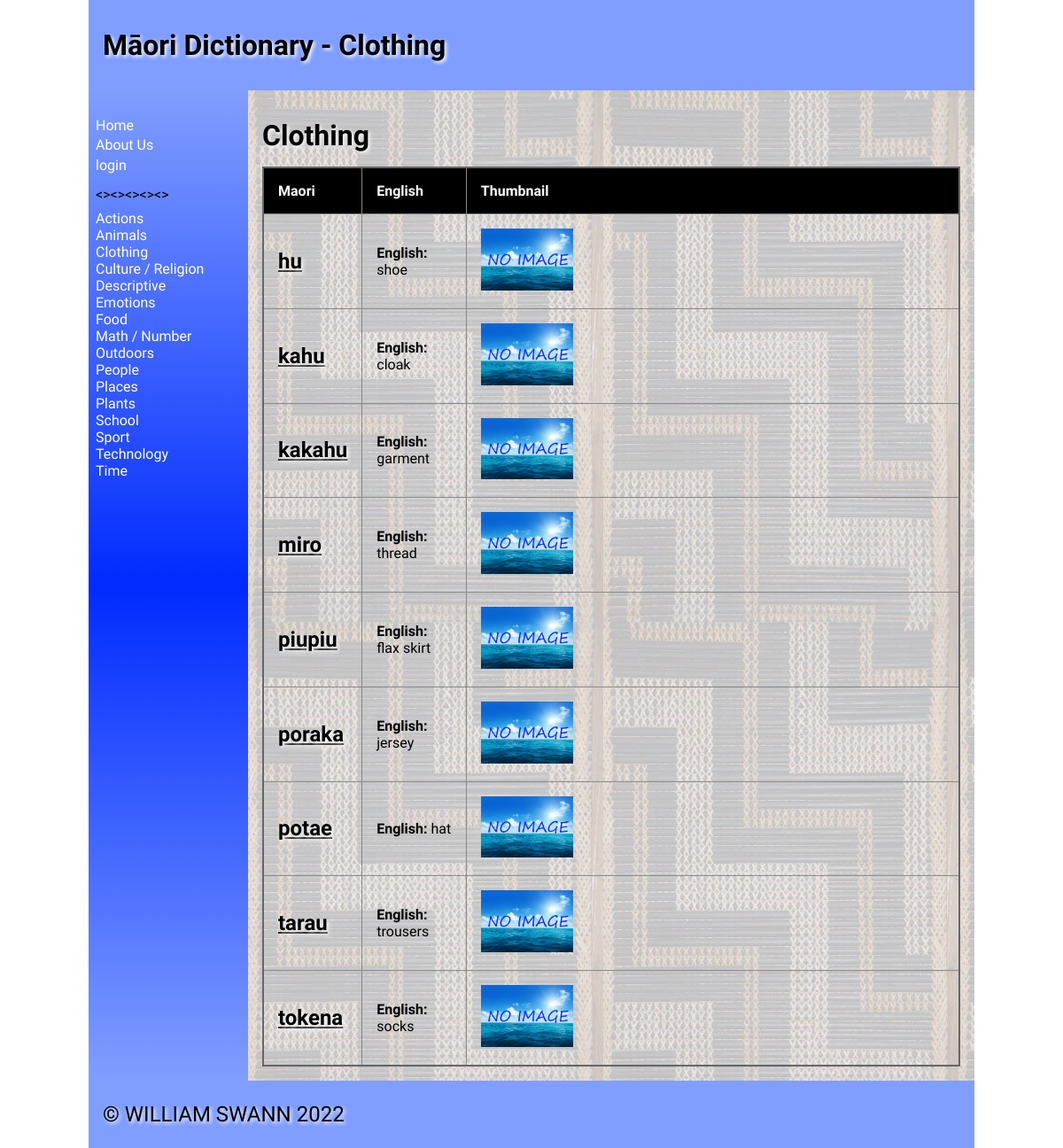
Before: /catagories/3 with the older database file.
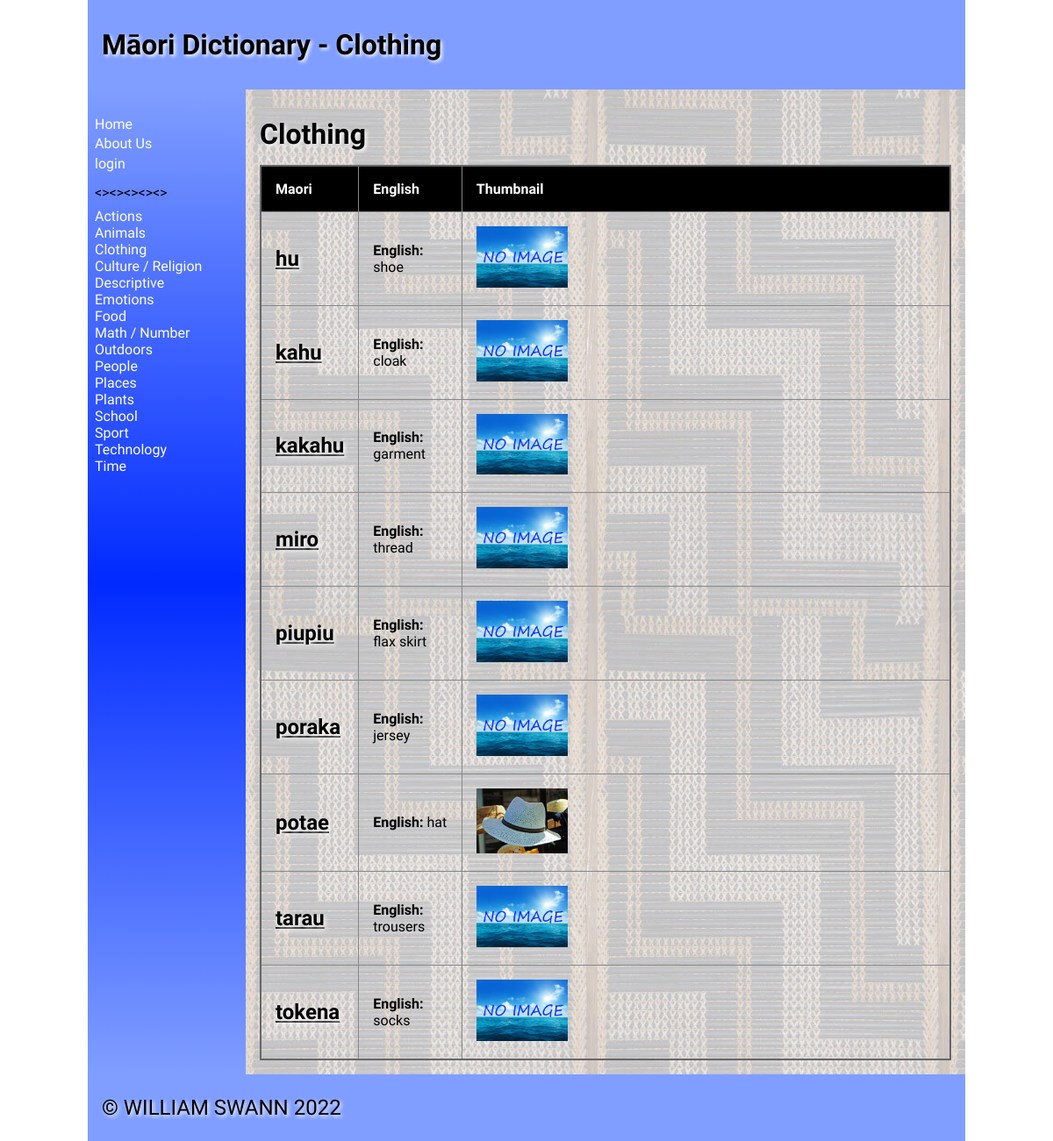
After: the same page with the newer database file.
### tables this page shows
CREATE TABLE "catalist"
(
	catali varchar(30),
	cata_id integer
		constraint catalist_pk
			primary key autoincrement
		constraint catalist_product_cata_id_fk
			references product (cata_id)
);

CREATE TABLE "product"
(
    name_id    integer
        constraint product_pk
            primary key autoincrement,
    name       varchar(30),
    english    varchar(30),
    category   varchar(100),
    definition varchar(300),
    level      integer,
    image      varchar(100),
    cata_id    integer,
    date_time  vatchar(100),
    edited_by  varchar(30)
);

### app.py (the view)
@app.route("/catagories/<cata_id>", methods=["GET", "POST"])  # displays the words in the category selected by the user
def render_catagories(cata_id):
    cata_list = sidenav1()  # showing categories
    con = create_connection(DB_NAME)
    query = """SELECT name_id, name,
    english, cata_id, definition, level, image FROM product WHERE cata_id=? ORDER BY name, english"""
    cur = con.cursor()
    cur.execute(query, (cata_id,))
    maori_list = cur.fetchall()  # putting the words into a list
    con = create_connection(DB_NAME)
    query = """SELECT cata_id, catali FROM catalist WHERE cata_id=?"""  # finding the category name and info
    cur = con.cursor()
    cur.execute(query, (cata_id,))
    cata_names_list = cur.fetchall()  # putting names into list
    con.close()
    return render_template("catagories.html", cata_names_list=cata_names_list, catagories=cata_list, maori=maori_list,
                           logged_in=is_logged_in(), teacher=is_teacher())

### app.py (called while the page is built)
def create_connection(db_file):  # connect to the database
    try:
        connection = sqlite3.connect(db_file)
        return connection
    except Error as e:
        print(e)
    return None

def sidenav1():  # this function grabs all of the items from the product table and puts them into a list for the sidenav
    con = create_connection(DB_NAME)
    query = """SELECT cata_id, catali FROM catalist ORDER BY catali"""
    cur = con.cursor()
    cur.execute(query)
    cata_list = cur.fetchall()
    con.commit()
    con.close()
    return cata_list

def is_logged_in():  # checking session for email to determine if a user is logged in
    if session.get("email") is None:
        print("not logged in")
        return False
    else:
        print("logged in")
        return True

def is_teacher():  # checking session for email to determine if the user is a teacher
    if session.get("teacher") == "on":
        print("is Teacher")
        return True
    else:
        print("not Teacher")
        return False

### templates/catagories.html (shortened to what this page needs)
{% extends 'base1.html' %}
{% block heading %} - {{ cata_names_list[0][1] }}{% endblock %}
{% block main %}
        <h1>{{ cata_names_list[0][1] }} </h1>
        <table>
            <tr>
                <th>Maori</th>
                <th>English</th>
                <th>Thumbnail</th>
            </tr>
        {% for product in maori %}
        <tr>
            <td><a href="/name/{{product[0]}}"><h2>{{ product[1] }}</h2></a></td>
            <td><p><strong>English: </strong>{{ product[2] }}</p></td>
            <td><img src="/static/images/{{ product[6] }}" class="tableImage"></td>
        </tr>
        {% endfor %}
        </table>
{% endblock %}

### templates/base1.html (shortened to what this page needs)
<!doctype html>
<html lang="en">
<head>
	<link href="{{ url_for('static', filename='style.css') }}" rel="stylesheet">
</head>
<body>
	<div id="container">
		<header>
			<h1>Māori Dictionary{% block heading %}{% endblock %}</h1>
		</header>
		<nav>
			<ul>
                <li><a href="\">Home</a></li>
            <a href="/contact">About Us</a><li>
			{% if logged_in %}
			<a href="/logout">logout</a><li>
			{% else %}
            <a href="/login">login</a><li>
			{% endif %}
				<p><><><><><></p>
			{% for catalist in catagories %}
        <div>
            <a href="/catagories/{{ catalist[0] }}">{{ catalist[1] }}</a>
        </div>
    		{% endfor %}
			</ul>
		</nav>
		<main>
            {% block main%}{% endblock %}
        </main>
		<footer>
			<p>
				&copy; WILLIAM SWANN 2022
			</p>
		</footer>
	</div>
</body>
</html>

### static/style.css (style rules this page uses)
* { font-family: Comfortaa, sans-serif; margin: 0; padding: 0; box-sizing: border-box; }
#container { display: grid; grid-template-columns: 75px auto; grid-template-areas: 'nav header' 'main main' 'footer footer'; }
header { grid-area: header; background-color: #809eff; padding: 1rem; }
nav { grid-area: nav; }
main { grid-area: main; padding: 1rem; background-color: #edd; }
h1, h2, h3, h4 { padding: 1rem 0; font-family: 'Suez One', serif; color: #000; text-shadow: 2px 2px 4px #fff; }
p { padding: 0.5rem 0; }
a { color: #222; }
img { width: 100%; }
.tableImage { max-width: 20%; }
table { width: 100%; border: 2px solid #666; border-collapse: collapse; }
th, td { border: 1px solid #888; padding: 1rem; text-align: left; }
th { background-color: #000; color: #fff; }
footer { grid-area: footer; padding: 1rem; background-color: #809eff; }
footer p { color: #000000; text-shadow: 2px 2px 4px #fff; font-size: 1.5rem; }
@media only screen and (min-width: 768px) { #container { grid-template-columns: 180px auto; grid-template-areas: 'header header' 'nav main' 'footer footer'; } }
@media only screen and (min-width: 768px) { nav { background: linear-gradient(180deg, rgb(128, 158, 255) 0%, rgb(0, 42, 255) 50%, rgb(128, 158, 255) 100%); padding: 0.5rem; } }
@media only screen and (min-width: 768px) { nav ul { list-style: none; } }
@media only screen and (min-width: 768px) { nav li { padding: 0.2rem 0; } }
@media only screen and (min-width: 768px) { nav a { color: #fff; text-decoration: none; } }
@media only screen and (min-width: 768px) { main { background-image: url('poutama.jpg'); background-color: rgba(0, 59, 255, 0.18); } }
@media only screen and (min-width: 1000px) { #container { width: 1000px; margin: auto; } }

Changed rows visible on the page:
changed product "potae": image: picture added in place of a placeholder
